Frame 1 (no input): blank canvas, image omitted
Frame 60 (no input): blank canvas, image omitted
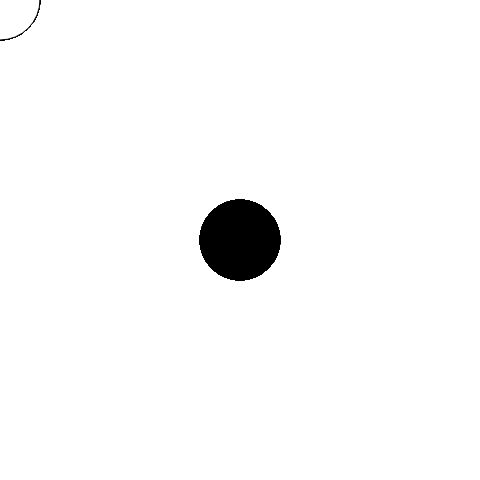
Frame 120 (the mouse pressed at the canvas centre since frame 60)

The p5.js sketch whose frames 1 and 60 were blank and that drew this single picture after the mouse press (run headless with seeded random() and noise() and a simulated clock; from frame 60 on, the mouse is pressed at the canvas centre):

// p5.js sketch
// ── sketch.js
function setup() {
    createCanvas(480, 480);
}

function draw() {
    if (mouseIsPressed) {
        fill(0);
    } else {
        fill(255);
    }
    ellipse(mouseX, mouseY, 80, 80);
}

/* generic rules for "setup()" function
function setup() {
    // put setup code here
        // set the size of your graphics canvas
        // set the weight of your stroke, or the speed of your program
}
*/

/* generic rules for "draw()" function
function draw() {
    // put drawing code here
        // set the background color, draw a shape/text/image
}
*/

/* example 1: draw a single white circle
function draw() {
    background(204);
    ellipse(50, 50, 80, 80);
}
*/
